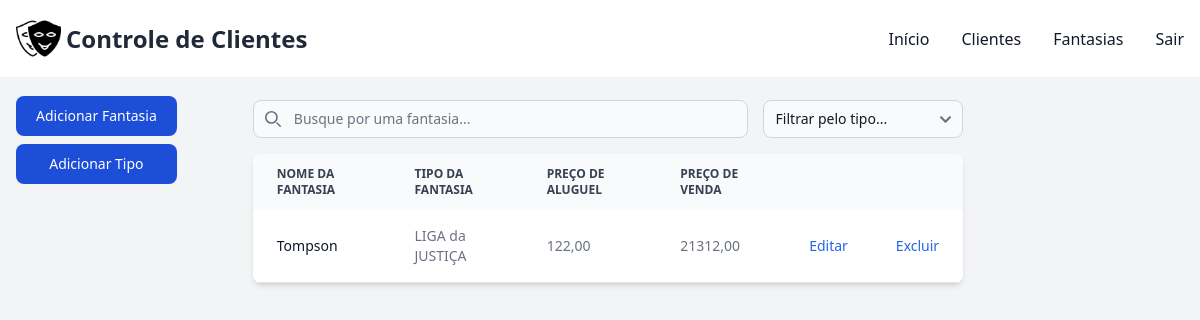
Screenshot of /controle/fantasias/tipo/2/ (signed in) with the database file from the repository.
### controle/models.py (models this page shows, shortened)
class Fantasia(models.Model):
    usuario = models.ForeignKey(User, on_delete=models.CASCADE)
    nome_fantasia = models.CharField(max_length=60, unique=True)
    preco_venda = models.DecimalField(max_digits=10, decimal_places=2, blank=True, null=True)
    preco_aluguel = models.DecimalField(max_digits=10, decimal_places=2, blank=True, null=True)
    tipo_fantasia = models.ForeignKey(Tipo, on_delete=models.CASCADE)

class Tipo(models.Model):
    usuario = models.ForeignKey(User, on_delete=models.CASCADE)
    nome_tipo = models.CharField(max_length=60, unique=True, null=False)

### controle/views.py (the view)
# urls.py: path('fantasias/tipo/<int:id_tipo>/', views.filtrar_fantasia, name='filtrar_fantasia'),
@login_required(login_url="/controle/login")
def filtrar_fantasia(request, id_tipo):
    sessao = request.user
    if(id_tipo != None):
        fantasias = Fantasia.objects.filter(usuario=sessao, tipo_fantasia=id_tipo)
    else:
        fantasias = Fantasia.objects.filter(usuario=sessao)
    tipos = Tipo.objects.filter(usuario=sessao)
    context = {
        'fantasias': fantasias,
        'tipos': tipos,
    }
    return render(request, 'fantasias.html', context)

### controle/templates/fantasias.html (shortened to what this page needs)
{% extends "base.html" %}
{% block conteudo %}
    <div class="pt-4 pl-4">
        <div class="lg:fixed justify-center pb-5">
            <button data-modal-target="crud-modal" data-modal-toggle="crud-modal" class="w-full block text-white bg-blue-700 hover:bg-blue-800 focus:ring-4 focus:outline-none focus:ring-blue-300 font-medium rounded-lg text-sm px-5 py-2.5 text-center" type="button">
                Adicionar Fantasia
            </button>
            <button data-modal-target="tipo-modal" data-modal-toggle="tipo-modal" class="w-full block text-white bg-blue-700 hover:bg-blue-800 focus:ring-4 focus:outline-none focus:ring-blue-300 font-medium rounded-lg text-sm px-5 py-2.5 text-center my-2" type="button">
                Adicionar Tipo
            </button>
        </div>
        <div class="flex justify-center">
            <div  class="flex flex-col lg:w-3/5 w-4/5">
            <div class="pb-4">
                <div class="flex w-full">
                    <div class="relative mt-1 w-full" style="margin-right: 15px;">
                        <div class="absolute inset-y-0 rtl:inset-r-0 start-0 flex items-center ps-3 pointer-events-none">
                        </div>
                        <input type="text" id="costume-search" class="block pt-2 ps-10 text-sm text-gray-900 border border-gray-300 rounded-lg w-full bg-gray-50 focus:ring-blue-500 focus:border-blue-500" placeholder="Busque por uma fantasia...">
                    </div>
                    <div class="relative mt-1 w-72">
                        <select name="tipo_fantasia_filtro" id="tipo_fantasia_filtro" class="bg-gray-50 border border-gray-300 text-gray-900 text-sm rounded-lg focus:ring-primary-600 focus:border-primary-600 block w-full" onchange="filtrarFantasia()">
                            <option value="" disabled selected>Filtrar pelo tipo...</option>
                        </select>
                    </div>
                </div>
            </div>
            <div class="relative overflow-x-auto shadow-md sm:rounded-lg">
                <table class="w-full text-sm text-left rtl:text-right text-gray-500">
                    <thead class="text-xs text-gray-700 uppercase bg-gray-50">
                        <tr>
                            <th scope="col" class="px-6 py-3">
                                Nome da Fantasia
                            </th>
                            <th scope="col" class="px-6 py-3">
                                Tipo da Fantasia
                            </th>
                            <th scope="col" class="px-6 py-3">
                                Preço de Aluguel
                            </th>
                            <th scope="col" class="px-6 py-3">
                                Preço de Venda
                            </th>
                            <th scope="col" class="px-6 py-3">
                            </th>
                            <th scope="col" class="px-6 py-3">
                            </th>
                        </tr>
                    </thead>
                    <tbody>
                        {% for fantasia in fantasias %}
                        <tr class="bg-white border-b">
                            <th scope="row" class="px-6 py-4 font-medium text-gray-900 whitespace-nowrap">
                                {{ fantasia.nome_fantasia|truncatechars:52 }}
                            </th>
                            <td class="px-6 py-4">
                                {{ fantasia.tipo_fantasia.nome_tipo }}
                            </td>
                            <td class="px-6 py-4">
                                {{ fantasia.preco_aluguel }}
                            </td>
                            <td class="px-6 py-4">
                                {{ fantasia.preco_venda }}
                            </td>
                            <td class="px-6 py-4">
                                <button data-fantasia-id="{{ fantasia.id }}" data-modal-target="editar-modal" data-modal-toggle="editar-modal" class="font-medium text-blue-600 hover:underline">Editar</button>
                            </td>
                            <td class="px-6 py-4">
                                <button data-fantasia-id="{{ fantasia.id }}" class="font-medium text-blue-600 hover:underline" onclick="excluirFantasia(event)">Excluir</button>
                            </td>
                        </tr>
                        {% endfor %}
                    </tbody>
                </table>
            </div>
        </div>
    </div>
    </div>
    {% load static %}
{% endblock %}

### controle/templates/base.html (style rules this page uses)
input { text-transform: uppercase; }
input::placeholder { text-transform: none; }

### rows the page displays
Fantasia: nome_fantasia "Tompson", tipo_fantasia.nome_tipo "LIGA da JUSTIÇA", preco_aluguel "122,00", preco_venda "21312,00"
